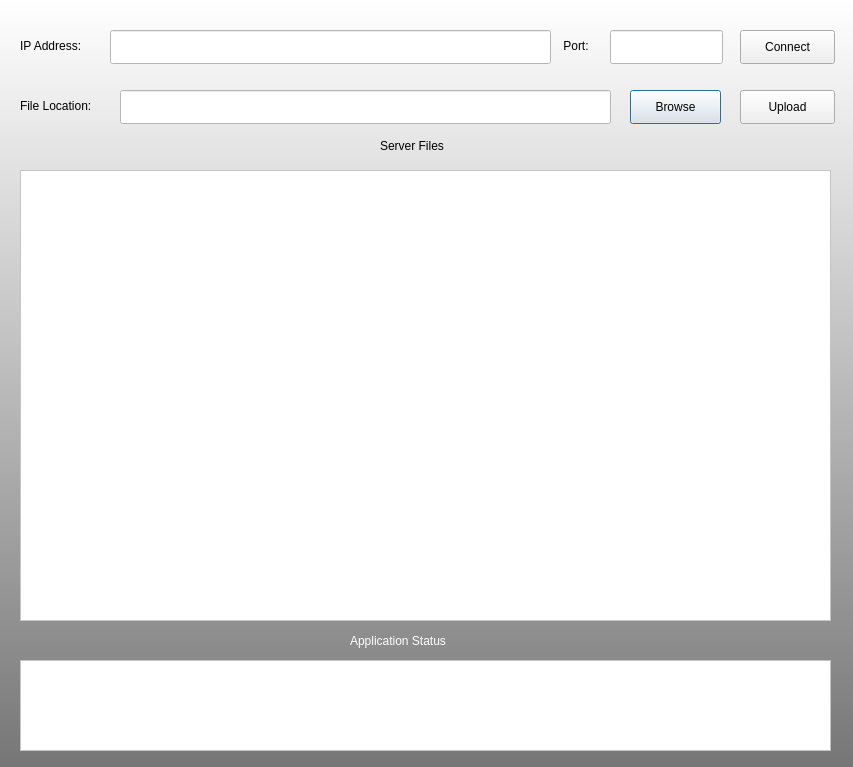
<?xml version="1.0" encoding="UTF-8"?>
<ui version="4.0">
 <class>Dialog</class>
 <widget class="QDialog" name="Dialog">
  <property name="geometry">
   <rect>
    <x>0</x>
    <y>0</y>
    <width>853</width>
    <height>767</height>
   </rect>
  </property>
  <property name="windowTitle">
   <string>Dialog</string>
  </property>
  <property name="styleSheet">
   <string notr="true">QDialog#Dialog{
background-color:qlineargradient(spread:pad, x1:1, y1:1, x2:1, y2:0, stop:0 rgba(118, 118, 118, 255), stop:1 rgba(255, 255, 255, 255));}</string>
  </property>
  <widget class="QLineEdit" name="fileLocation">
   <property name="geometry">
    <rect>
     <x>120</x>
     <y>90</y>
     <width>491</width>
     <height>34</height>
    </rect>
   </property>
   <property name="styleSheet">
    <string notr="true">background-color:white</string>
   </property>
  </widget>
  <widget class="QPushButton" name="browse">
   <property name="geometry">
    <rect>
     <x>630</x>
     <y>90</y>
     <width>91</width>
     <height>34</height>
    </rect>
   </property>
   <property name="text">
    <string>Browse</string>
   </property>
  </widget>
  <widget class="QPushButton" name="upload">
   <property name="geometry">
    <rect>
     <x>740</x>
     <y>90</y>
     <width>95</width>
     <height>34</height>
    </rect>
   </property>
   <property name="text">
    <string>Upload</string>
   </property>
  </widget>
  <widget class="QLineEdit" name="ipField">
   <property name="geometry">
    <rect>
     <x>110</x>
     <y>30</y>
     <width>441</width>
     <height>34</height>
    </rect>
   </property>
   <property name="styleSheet">
    <string notr="true">background-color:white</string>
   </property>
  </widget>
  <widget class="QLineEdit" name="portField">
   <property name="geometry">
    <rect>
     <x>610</x>
     <y>30</y>
     <width>113</width>
     <height>34</height>
    </rect>
   </property>
   <property name="styleSheet">
    <string notr="true">background-color:white</string>
   </property>
  </widget>
  <widget class="QPushButton" name="connect">
   <property name="geometry">
    <rect>
     <x>740</x>
     <y>30</y>
     <width>95</width>
     <height>34</height>
    </rect>
   </property>
   <property name="text">
    <string>Connect</string>
   </property>
  </widget>
  <widget class="QTextBrowser" name="statusBox">
   <property name="geometry">
    <rect>
     <x>20</x>
     <y>660</y>
     <width>811</width>
     <height>91</height>
    </rect>
   </property>
   <property name="styleSheet">
    <string notr="true">background-color:white</string>
   </property>
  </widget>
  <widget class="QLabel" name="label">
   <property name="geometry">
    <rect>
     <x>350</x>
     <y>630</y>
     <width>151</width>
     <height>22</height>
    </rect>
   </property>
   <property name="styleSheet">
    <string notr="true">font: 75 12pt &quot;MS Shell Dlg 2&quot;;color:white</string>
   </property>
   <property name="text">
    <string>Application Status</string>
   </property>
  </widget>
  <widget class="QScrollArea" name="scrollArea">
   <property name="geometry">
    <rect>
     <x>20</x>
     <y>170</y>
     <width>811</width>
     <height>451</height>
    </rect>
   </property>
   <property name="styleSheet">
    <string notr="true">background-color:white
</string>
   </property>
   <property name="widgetResizable">
    <bool>true</bool>
   </property>
   <widget class="QWidget" name="scrollAreaWidgetContents_2">
    <property name="geometry">
     <rect>
      <x>0</x>
      <y>0</y>
      <width>805</width>
      <height>445</height>
     </rect>
    </property>
   </widget>
  </widget>
  <widget class="QLabel" name="label_2">
   <property name="geometry">
    <rect>
     <x>380</x>
     <y>130</y>
     <width>101</width>
     <height>31</height>
    </rect>
   </property>
   <property name="styleSheet">
    <string notr="true">font: 75 10pt &quot;MS Shell Dlg 2&quot;;
font: 12pt &quot;MS Shell Dlg 2&quot;;</string>
   </property>
   <property name="text">
    <string>Server Files</string>
   </property>
  </widget>
  <widget class="QLabel" name="label_3">
   <property name="geometry">
    <rect>
     <x>20</x>
     <y>30</y>
     <width>81</width>
     <height>31</height>
    </rect>
   </property>
   <property name="styleSheet">
    <string notr="true">QDialog#lable_3{
background-color:qlineargradient(spread:pad, x1:1, y1:1, x2:1, y2:0, stop:0 rgba(118, 118, 118, 255), stop:1 rgba(255, 255, 255, 255));}</string>
   </property>
   <property name="text">
    <string>IP Address:</string>
   </property>
  </widget>
  <widget class="QLabel" name="label_4">
   <property name="geometry">
    <rect>
     <x>560</x>
     <y>30</y>
     <width>41</width>
     <height>31</height>
    </rect>
   </property>
   <property name="text">
    <string> Port:</string>
   </property>
  </widget>
  <widget class="QLabel" name="label_5">
   <property name="geometry">
    <rect>
     <x>20</x>
     <y>90</y>
     <width>91</width>
     <height>31</height>
    </rect>
   </property>
   <property name="text">
    <string>File Location:</string>
   </property>
  </widget>
 </widget>
 <resources/>
 <connections/>
</ui>
